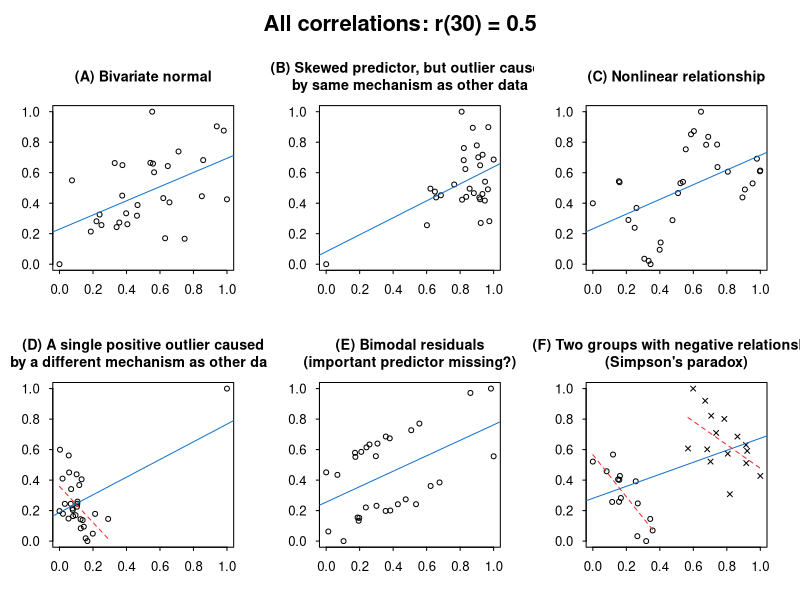
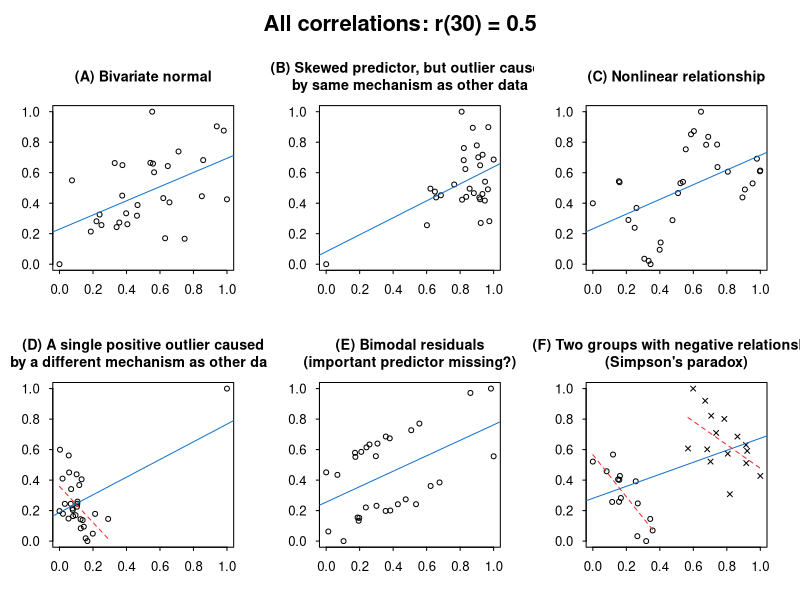

Write R code to recreate these figures, in order.
## ---- chunk 1
library(tibble)
library(ggplot2)
## ---- chunk 2
sessionInfo()
## ---- chunk 3
plot_r2 <- function(r = 0.6, n = 50, showdata = FALSE) {
  
  # Function for computing y vector.
  # Largely copy-pasted from
  # http://stats.stackexchange.com/questions/15011/generate-a-random-variable-with-a-defined-correlation-to-an-existing-variable/15040#15040
  
  compute.y <- function(x, y, r) {
    theta <- acos(r)
    X     <- cbind(x, y)                              # matrix
    Xctr  <- scale(X, center = TRUE, scale = FALSE)   # centered columns (mean 0)
    
    Id   <- diag(n)                                   # identity matrix
    Q    <- qr.Q(qr(Xctr[, 1, drop = FALSE]))         # QR-decomposition, just matrix Q
    P    <- tcrossprod(Q)          # = Q Q'           # projection onto space defined by x1
    x2o  <- (Id - P) %*% Xctr[, 2]                    # x2ctr made orthogonal to x1ctr
    Xc2  <- cbind(Xctr[, 1], x2o)                     # bind to matrix
    Y    <- Xc2 %*% diag(1 / sqrt(colSums(Xc2 ^ 2)))  # scale columns to length 1
    
    y <- Y[, 2] + (1 / tan(theta)) * Y[, 1]     # final new vector
    # Additional step: constrain x, y between 0 and 1
    y <- y - min(y)
    y <- y/max(y)
    return(y)
  }
  
  
  # Graph settings
  op <- par(no.readonly = TRUE)
  par(
    las = 1,
    mfrow = c(2, 3),
    mar = c(4, 4, 4.5, 2.5),
    oma = c(0, 0, 3.5, 0),
    cex.main = 1.3,
    cex.lab = 1.5,
    cex.axis = 1.2,
    cex.sub = 1.5,
    tck = -0.02
  )
  
  # Case 1: Textbook case with normal x distribution and normally distributed residuals
  x <- rnorm(n)           # specify x distribution
  x <- x - min(x)
  x <- x/max(x)
  y <- rnorm(n)           # specify y distribution
  y <- compute.y(x, y, r) # recompute y to fit with x and r
  plot(                   # plot
    x,
    y,
    ylab = "",
    xlab = "",
    main = paste("(A) Bivariate normal", sep = "")
  )
  abline(lm(y ~ x), col = "dodgerblue3")
  
  # Case 4: Skewed x distribution (negative)
  x <- rlnorm(n, 5) * -1 + 5000
  x <- x - min(x)
  x <- x/max(x)
  y <- rnorm(n)
  y <- compute.y(x, y, r)
  plot(
    x,
    y,
    ylab = "",
    xlab = "",
    main = paste("(B) Skewed predictor, but outlier caused\nby same mechanism as other data", sep = "")
  )
  abline(lm(y ~ x), col = "dodgerblue3")
  
  # Case 10: Sinusoid relationship
  x <- runif(n,-2 * pi, 2 * pi)
  y <- sin(x) + rnorm(n, sd = 0.2)
  x <- x - min(x)
  x <- x/max(x)
  y <- compute.y(x, y, r)
  plot(
    x,
    y,
    ylab = "",
    xlab = "",
    main = paste("(C) Nonlinear relationship", sep = "")
  )
  abline(lm(y ~ x), col = "dodgerblue3")
  
  # Case 11: A single positive outlier can skew the results.
  x <- rnorm(n - 1)
  x <- c(sort(x), 10)
  x <- x - min(x)
  x <- x/max(x)
  y <- c(rnorm(n - 1), 15)
  y <- compute.y(x, y, r)
  plot(
    x,
    y,
    ylab = "",
    xlab = "",
    main = paste("(D) A single positive outlier caused\n by a different mechanism as other data", sep = "")
  )
  abline(lm(y ~ x), col = "dodgerblue3")
  
  # Regression without outlier
  group1 <- x[1:(n - 1)]
  y1 <- y[1:(n - 1)]
  
  xseg1 <- seq(
    from = min(group1),
    to = max(group1),
    length.out = 50
  )
  pred1 <- predict(lm(y1 ~ group1), newdata = data.frame(group1 = xseg1))
  lines(xseg1, pred1, lty = 2, col = "firebrick2")
  
  # Case 13: Bimodal y: Actually two groups (e.g. control and experimental). Better to model them in multiple regression model.
  x <- rnorm(n)
  x <- x - min(x)
  x <- x/max(x)
  y <- c(rnorm(floor(n / 2), mean = -6), rnorm(ceiling(n / 2), 6))
  y <- compute.y(x, y, r)
  plot(
    x,
    y,
    ylab = "",
    xlab = "",
    main = paste("(E) Bimodal residuals\n(important predictor missing?)", sep = "")
  )
  abline(lm(y ~ x), col = "dodgerblue3")
  df13 <- data.frame(x, y)
  
  # Case 14: Two groups
  # Create two groups within each of which
  # the residual XY relationship is contrary to the overall relationship.
  # This will often produce examples of Simpson's paradox.
  x <- c(rnorm(floor(n / 2),-3), rnorm(ceiling(n / 2), 3))
  x <- x - min(x)
  x <- x/max(x)
  y <- -sign(r)* 10 * x + rnorm(n, sd = 0.5) + c(rep(0, floor(n / 2)), rep(3 * sign(r), ceiling(n / 2)))   
  
  # Symbols / colours for each group
  colour <- c(rep("blue", floor(n / 2)), rep("red", ceiling(n / 2)))
  symbol <- c(rep(1, floor(n / 2)), rep(4, ceiling(n / 2)))
  
  y <- compute.y(x, y, r)
  
  plot(
    x,
    y,
    ylab = "",
    xlab = "",
    pch = symbol,
    main = paste("(F) Two groups with negative relationship\n(Simpson's paradox)", sep = "")
  )
  abline(lm(y ~ x), col = "dodgerblue3")
  df14 <- data.frame(x, y)
  
  # Also add lines of regression within each group
  
  # Divide up y variable
  group1 <- x[colour == "blue"]
  group2 <- x[colour == "red"]
  y1 <- y[colour == "blue"]
  y2 <- y[colour == "red"]
  
  xseg1 <- seq(
    from = min(group1),
    to = max(group1),
    length.out = 50
  )
  pred1 <- predict(lm(y1 ~ group1), newdata = data.frame(group1 = xseg1))
  lines(xseg1, pred1, lty = 2, col = "firebrick2")
  
  xseg2 <- seq(
    from = min(group2),
    to = max(group2),
    length.out = 50
  )
  pred2 <- predict(lm(y2 ~ group2), newdata = data.frame(group2 = xseg2))
  lines(xseg2, pred2, lty = 2, col = "firebrick2")
  
  # Overall title
  title(
    paste("All correlations: r(", n, ") = ", r, sep = ""),
    outer = TRUE,
    cex.main = 2
  )
  par(op)
}
## ---- chunk 4
set.seed(123)
plot_r2(r = 0.5, n = 30)
## ---- chunk 5
set.seed(123)
pdf("./figures/figure_scatterplots.pdf", width = 9, height = 6)
plot_r2(r = 0.5, n = 30)
dev.off()
